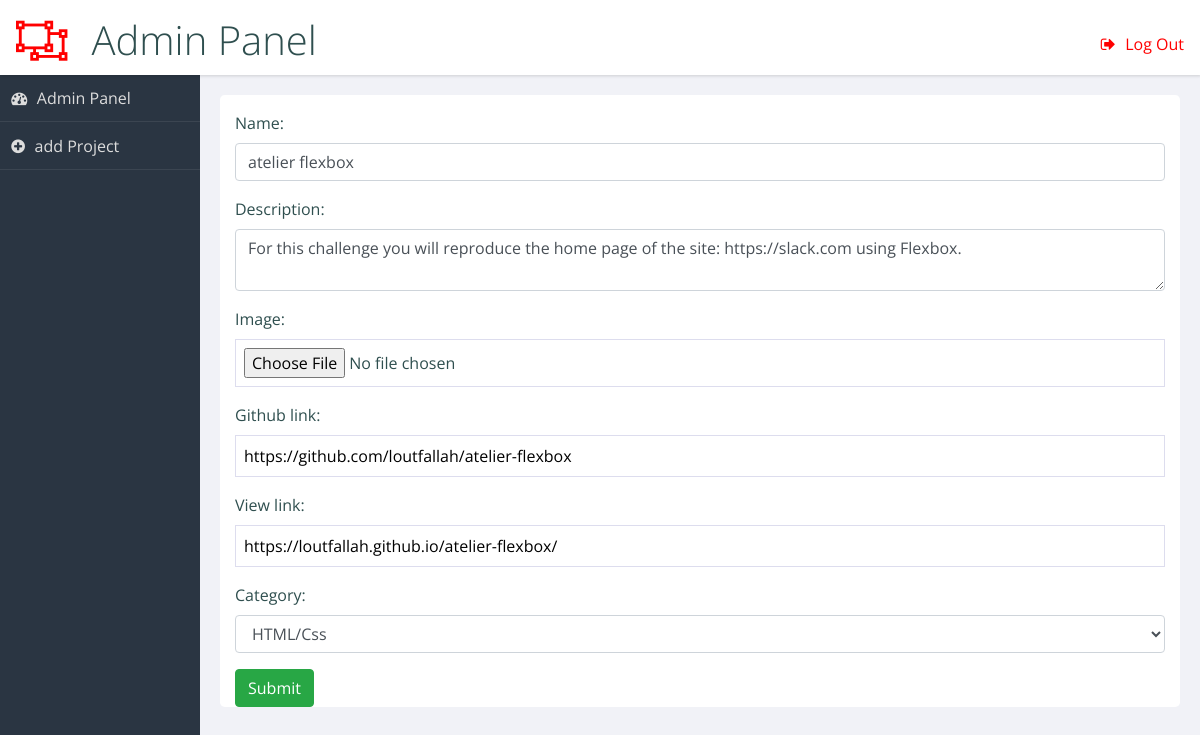
Screenshot of /admin/update.php?id=1 (signed in) with the database file from the repository.
### tables this page shows
CREATE TABLE IF NOT EXISTS `project` (
  `Id` int(11) NOT NULL AUTO_INCREMENT,
  `Name` varchar(50) NOT NULL,
  `Description` varchar(150) NOT NULL,
  `Image` varchar(100) NOT NULL,
  `Github` varchar(100) NOT NULL,
  `View` varchar(100) NOT NULL,
  `Category` varchar(50) NOT NULL,
  PRIMARY KEY (`Id`)
);

### admin/update.php (the view, shortened to what this page needs)
<?php
include 'include/datebase.php';
$message=$id=null;
if ( !empty($_GET['id'])) {
 $id = $_REQUEST['id'];
}
$var1 = "SELECT * FROM  project WHERE  Id = $id";
$resultat = $db_connect->query($var1);
$data = $resultat->fetchAll(PDO::FETCH_ASSOC);
?>
<!DOCTYPE html>
<html lang="en" >
<head>
  <link rel='stylesheet' href='https://cdnjs.cloudflare.com/ajax/libs/font-awesome/4.4.0/css/font-awesome.min.css'>
  <link rel="stylesheet" href="https://stackpath.bootstrapcdn.com/bootstrap/4.3.1/css/bootstrap.min.css">
      <link rel="stylesheet" href="css/style.css">
</head>
<body>
<?php include 'include/header-nav.php';?>
<main role="main">
<section class="panel important">
<div class="container">
<form action='update.php?id=<?php echo $id?>' method="POST" >
<?php
 foreach($data as $projet) {
    $port_projet = <<<prod
    <div class="form-group">
      <label>Name:</label>
      <input type="text" class="form-control" placeholder="Enter Name" name="Name" value="{$projet['Name']}">
    </div>
    <div class="form-group">
      <label>Description:</label>
      <textarea name="Description" class="form-control" placeholder="Enter your Description">{$projet['Description']}</textarea>
    </div>
    <div class="form-group">
      <label>Image:</label>
      <input type="file" class="form-control-file" placeholder="Image link" name="Image" value="{$projet['Image']}">
    </div>
    <div class="form-group">
      <label>Github link:</label>
      <input type="text" placeholder="Enter Github link" name="Github" value="{$projet['Github']}">
    </div>
    <div class="form-group">
      <label>View link:</label>
      <input type="text" placeholder="Enter View link" name="View" value="{$projet['View']}">
    </div>
	  <div class="form-group">
      <label>Category:</label>
      <select class="form-control" name="Category">
      <option value="app">HTML/Css</option>
      <option value="icon">JavaScript</option>
      <option value="logo">PHP</option>
      <option value="web">Autre</option>
     </div>
    </select>
    </div>
    <button type="submit" class="btn btn-labeled btn-success" name="Submit">Submit</button>
prod;
echo  $port_projet;
 }
 ?>
  </section>
  </main>
</body>
</html>

### admin/css/style.css (style rules this page uses)
html { box-sizing: border-box; }
*, *:before, *:after { box-sizing: inherit; }
body { background: #f1f2f7; font-family: "Open Sans", arial, sans-serif; color: darkslategray; }
.panel { background-color: white; color: darkslategray; -webkit-border-radius: 0.3rem; -moz-border-radius: 0.3rem; -ms-border-radius: 0.3rem; border-radius: 0.3rem; margin: 1%; }
form input, form textarea, form select { width: 100%; display: block; border: solid 1px #dde; padding: 0.5em; }
form input:after, form textarea:after, form select:after { content: ""; display: table; clear: both; }
form label, form legend { display: block; margin: 1em 0 0.5em; }
@media screen and (min-width: 600px) { html, body { height: 100%; } }
@media screen and (min-width: 600px) { main[role="main"] { margin: 75px 0 40px 200px; } }
@media screen and (min-width: 600px) { main[role="main"]:after { content: ""; display: table; clear: both; } }
@media screen and (min-width: 600px) { .panel { margin: 2% 0 0 2%; float: left; width: 96%; } }
@media screen and (min-width: 600px) { .panel:after { content: ""; display: table; clear: both; } }
@media screen and (min-width: 900px) { .panel { width: 47%; clear: none; } }
@media screen and (min-width: 900px) { .panel.important { width: 96%; } }

### rows the page displays
project: Name "atelier flexbox", Description "For this challenge you will reproduce the home page of the site: https://slack.com using Flexbox.", Github "https://github.com/loutfallah/atelier-flexbox", View "https://loutfallah.github.io/atelier-flexbox/"
